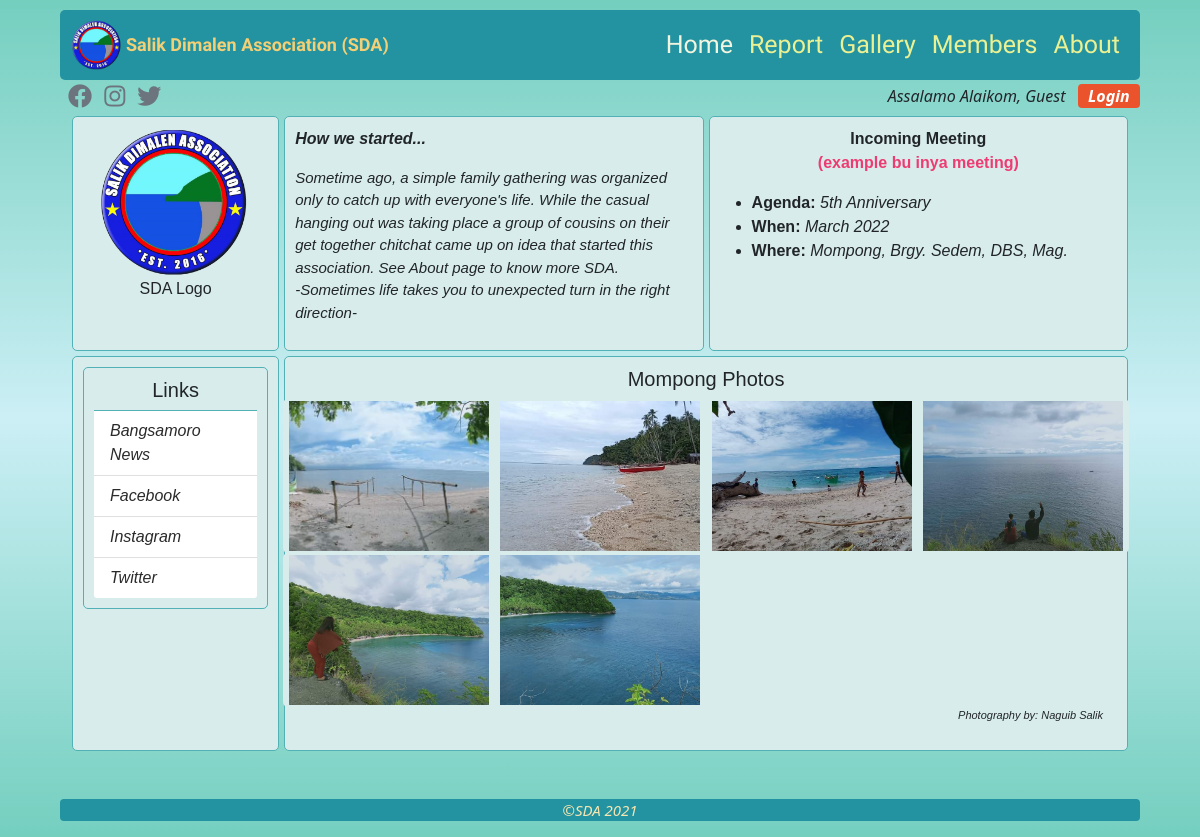
The page / on the database its author committed.
### mainapp/models.py (models this page shows, shortened)
class SchedMeeting(models.Model):
  agenda = models.CharField(max_length=500)
  when = models.CharField(max_length=20)
  where = models.CharField(max_length=100)
  date_created = models.DateTimeField(auto_now=True)
  def __str__(self):
    return self.agenda + ' (' + self.when +')'

class UploadPhoto(models.Model):
  album = models.ForeignKey(Album, on_delete=models.SET_NULL, null=True)
  image = models.ImageField(upload_to='images/', null=False)

### mainapp/views.py (the view)
# urls.py: path('', views.index, name='home'),
def index(request):
  meetingSched = SchedMeeting.objects.all().last()
  allAlbum = Album.objects.all()
  allImage = UploadPhoto.objects.all()
  print(meetingSched)
  context = {'allImage':allImage, 'allAlbum':allAlbum,'home_active': 'active_page', 'meetingSched':meetingSched}
  return render(request, 'mainapp/index.html', context)

### mainapp/templates/mainapp/index.html (shortened to what this page needs)
{% extends 'mainapp/base.html' %}
{% load static %}
{% block content%}
<div class="container-fluid index-container">
    <div class="logo text-center">
        <figure>
            <a href="{% static 'images/SDA-logo.png' %}" data-lightbox="sda-logo" data-title="SDA Logo">
                <img src="{% static 'images/SDA-logo.png' %}"  alt='missing' id="index-logo"/>
            </a>
            <figcaption>SDA Logo</figcaption>
        </figure>
    </div>
    <div class="welcome fst-italic">
        <p class="fs-6 fw-bold">How we started...</p>
        <p class="fw-light">
        Sometime ago, a simple family gathering was organized only to catch up with everyone's life. While the casual hanging out was taking place a group of cousins on their get together chitchat came up on idea that started this association. See About page to know more SDA.<br>  -Sometimes life takes you to unexpected turn in the right direction-
      </p>
    </div>
    <div class="meeting">
            <p class="text-center">Incoming Meeting <br>
                <span class="text-center" style="color: rgb(238, 59, 113);">(example bu inya meeting)</span></p>
                <ul class="style-list-none">
                <li>Agenda: <span class="fw-light fst-italic">{{meetingSched.agenda}}</span></li>
                <li>When: <span class="fw-light fst-italic">{{ meetingSched.when }}</span></li>
                <li>Where: <span class="fw-light fst-italic">{{ meetingSched.where }}</span></li>
                </ul>
    </div>
    <div class="links">
        <div class="card">
              <h5 class="text-center">Links</h5>
            <ul class="list-group list-group-flush fw-normal">
                <li class="list-group-item">
                    <a class="text-decoration-none fst-italic text-color" href="https://bangsamoro.gov.ph/category/news/latest-news/" target="_blank">
                        Bangsamoro News
                    </a>
                </li>
                <li class="list-group-item">
                    <a class="text-decoration-none fst-italic text-color" href="https://facebook.com" target="_blank">
                        Facebook
                    </a>
                </li>
                <li class="list-group-item">
                    <a class="text-decoration-none fst-italic text-color" href="https://instagram.com" target="_blank">
                        Instagram
                    </a>
                </li>
                <li class="list-group-item">
                    <a class="text-decoration-none fst-italic text-color" href="https://twitter.com" target="_blank">
                        Twitter
                    </a>
                </li>
            </ul>
          </div>
    </div>
        <div class="container-fluid text-center mompong-photos">
            <h5>Mompong Photos</h5>
            <span class="row">
                {% for photo in allImage %}
                    {% if photo.album.name == 'Mompong Photos' %}
                    <div class="img-wrapper-lg">
                        <div class="img-wrapper-sm">
                          <a href="{{ photo.image.url }}"  data-lightbox="mompong-photos" data-title="Mompong, DBS, Maguindanao">
                            <img src="{{ photo.image.url }}" alt="No photo">
                          </a>
                        </div>
                      </div>
                    {% endif %}
                {% endfor %}
                <p style="font-size: 11px; font-style: italic; text-align: end; padding-right: 26px;" >Photography by: Naguib Salik</p>
            </span>
        </div>
</div>
{% endblock %}

### static/css/style.css (style rules this page uses)
body { margin: 0; padding: 0; background-image: linear-gradient(#74cfbf, #cceff5, #74cfbf); }
.index-container { font-family: Arial, Helvetica, sans-serif; display: grid; grid-template-columns: 1fr 1fr 1fr 1fr 1fr; grid-auto-rows: auto; gap: 5px; }
.index-container div { padding: 10px; border: 1px solid rgb(82, 177, 180); border-radius: 5px; background:rgb(216, 236, 236) }
div[class*="img-wrapper"] { border: none; padding: 1px; }
.logo { grid-column-start: 1; grid-column-end: 2; }
#index-logo { width: 150; height: 150; }
.welcome { grid-column-start: 2; grid-column-end: 4; font-size: 15px; }
.meeting { grid-column-start: 4; grid-column-end: 6; font-weight: bold; }
.links { grid-row-start: 2; grid-row-end: span 2; grid-column-start: 1; grid-column-end: 2; }
.mompong-photos { grid-row-start: 2; grid-row-end: span 2; grid-column-start: 2; grid-column-end: 6; }
.img-wrapper-lg { padding: 0 2px; float: left; width: 24.99999%; }
.text-color { color: rgb(43, 42, 42); }
div.img-wrapper-sm img { width: 200px; height: 150px; object-fit: cover; }

### rows shown on the page
SchedMeeting: agenda "5th Anniversary", when "March 2022", where "Mompong, Brgy. Sedem, DBS, Mag."
UploadPhoto: image (picture)
UploadPhoto: image (picture)
UploadPhoto: image (picture)
UploadPhoto: image (picture)
UploadPhoto: image (picture)
UploadPhoto: image (picture)
